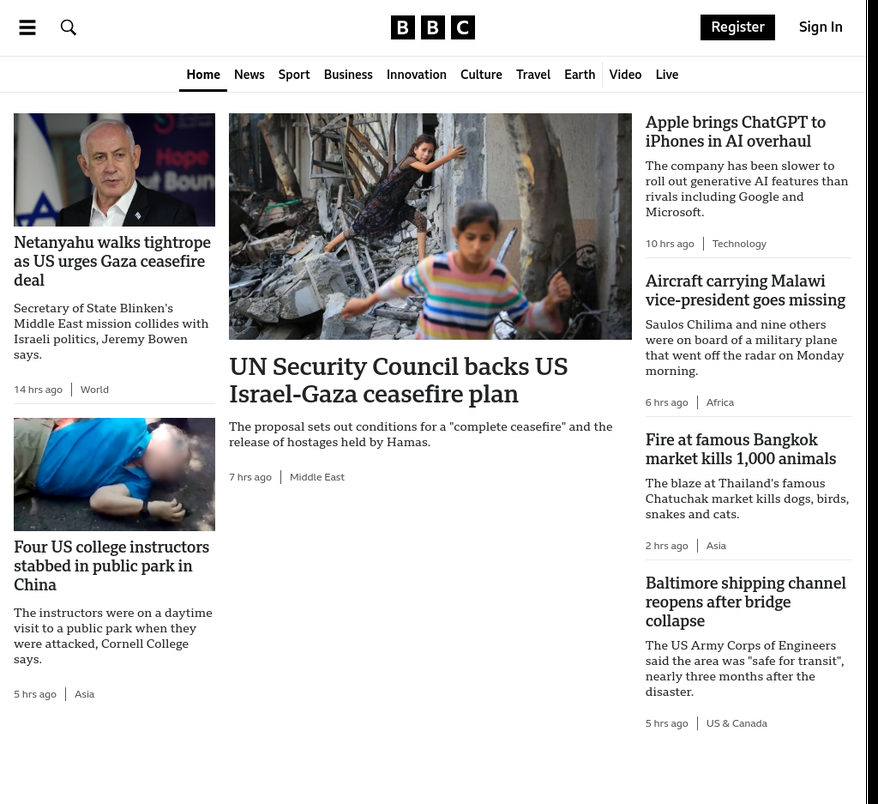
#> input picture lmms-eval/tools/live_bench/live_bench/data_generator/example/example_website.png, 878 x 804 px, shrunk from 1024 x 937 before the run
$ python -i unify_dataset_format.py   (imports and definitions only)
#> lines starting #> are read from the running program, lines starting #| are printed output that depends on the picture
#!/usr/bin/env python3
"""
Unified dataset format script
Unify all dataset files to same format，确保每个字段的类型都一致
This avoids type mismatch issues when concatenating datasets
"""

import sys
import argparse
import os
import glob
from pathlib import Path
from typing import Dict, Any, Set, List
from collections import defaultdict

from datasets import load_dataset, Dataset, Features, Sequence, Image as DatasetImage, Value
from datasets.features.features import List as FeaturesList
from tqdm import tqdm
import io
from PIL import Image

# 需要移除的字段列表（训练时不需要的字段）
FIELDS_TO_REMOVE = [
    "reward_model",
    "vanilla_prompt",
]

# 标准字段类型定义
# [18 lines that did not run here, left out]

# [101 lines left out: functions analyze_all_datasets, determine_standard_features, not called in this run]

def convert_images_to_standard_format(images: Any) -> List[Any]:
    """
    将图像转换as标准format（PIL Image 对象，用于 Sequence(Image(...))）
    """
    if images is None or len(images) == 0:
        return []

    converted = []
    for img in images:
        if isinstance(img, Image.Image):
            # 已经是 PIL Image，直接使用
            converted.append(img)
        elif isinstance(img, dict):
            # 从 dict format加载
            if "bytes" in img and img["bytes"] is not None:
                try:
                    pil_img = Image.open(io.BytesIO(img["bytes"]))
                    if pil_img.mode in ("CMYK", "YCbCr", "LAB", "HSV", "P"):
                        pil_img = pil_img.convert("RGB")
                    converted.append(pil_img)
                except Exception as e:
                    print(f"⚠️  无法加载图像 bytes: {e}")
                    continue
            elif "path" in img and img["path"] is not None:
                try:
                    pil_img = Image.open(img["path"])
                    if pil_img.mode in ("CMYK", "YCbCr", "LAB", "HSV", "P"):
                        pil_img = pil_img.convert("RGB")
                    converted.append(pil_img)
                except Exception as e:
                    print(f"⚠️  无法加载图像路径 {img['path']}: {e}")
                    continue
        elif isinstance(img, str):
            # file路径
            try:
                pil_img = Image.open(img)
                if pil_img.mode in ("CMYK", "YCbCr", "LAB", "HSV", "P"):
                    pil_img = pil_img.convert("RGB")
                converted.append(pil_img)
            except Exception as e:
                print(f"⚠️  无法加载图像路径 {img}: {e}")
                continue
        else:
            print(f"⚠️  未知的图像format: {type(img)}")

    return converted

# [176 lines left out: functions normalize_sample, process_dataset_file, main, not called in this run]

# [2 lines not run here, left out]

>>> import cv2
>>> picture = cv2.imread('../../lmms-eval/tools/live_bench/live_bench/data_generator/example/example_website.png', cv2.IMREAD_GRAYSCALE)
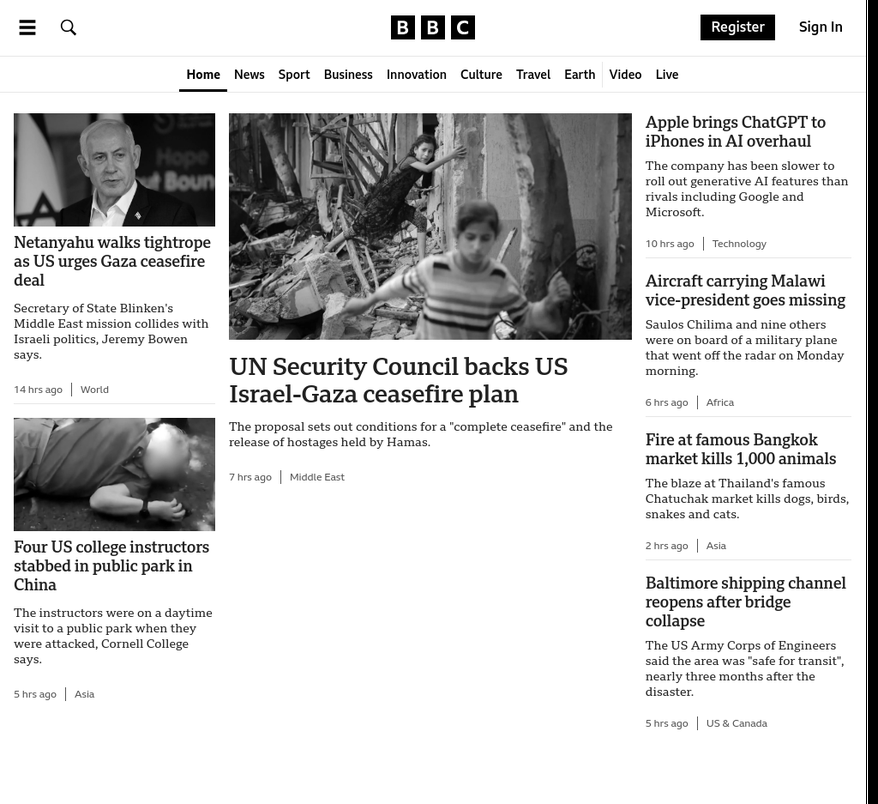
#> picture: shape (804, 878); min 0, max 255, mean 209.4
>>> result = convert_images_to_standard_format(picture)
#| ⚠️  未知的图像format: <class 'numpy.ndarray'>
